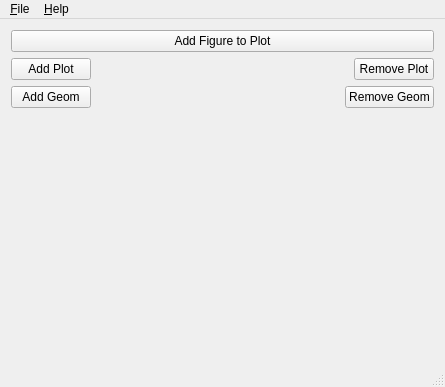
<?xml version="1.0" encoding="UTF-8"?>
<ui version="4.0">
 <class>MainWindow</class>
 <widget class="QMainWindow" name="MainWindow">
  <property name="geometry">
   <rect>
    <x>0</x>
    <y>0</y>
    <width>445</width>
    <height>387</height>
   </rect>
  </property>
  <property name="windowTitle">
   <string>Simple Qt4/VTK-7 Viewer</string>
  </property>
  <widget class="QWidget" name="m_centralWidget">
   <layout class="QVBoxLayout" name="verticalLayout">
    <item>
     <widget class="QPushButton" name="m_fig2plot">
      <property name="text">
       <string>Add Figure to Plot</string>
      </property>
     </widget>
    </item>
    <item>
     <layout class="QHBoxLayout" name="horizontalLayout_3">
      <item>
       <widget class="QPushButton" name="m_addBtn">
        <property name="text">
         <string>Add Plot</string>
        </property>
       </widget>
      </item>
      <item>
       <spacer name="horizontalSpacer">
        <property name="orientation">
         <enum>Qt::Horizontal</enum>
        </property>
        <property name="sizeHint" stdset="0">
         <size>
          <width>40</width>
          <height>20</height>
         </size>
        </property>
       </spacer>
      </item>
      <item>
       <widget class="QPushButton" name="m_removeBtn">
        <property name="text">
         <string>Remove Plot</string>
        </property>
       </widget>
      </item>
     </layout>
    </item>
    <item>
     <layout class="QHBoxLayout" name="horizontalLayout_2">
      <item>
       <widget class="QPushButton" name="m_addGeomBtn">
        <property name="text">
         <string>Add Geom</string>
        </property>
       </widget>
      </item>
      <item>
       <spacer name="horizontalSpacer_2">
        <property name="orientation">
         <enum>Qt::Horizontal</enum>
        </property>
        <property name="sizeHint" stdset="0">
         <size>
          <width>40</width>
          <height>20</height>
         </size>
        </property>
       </spacer>
      </item>
      <item>
       <widget class="QPushButton" name="m_removeGeomBtn">
        <property name="text">
         <string>Remove Geom</string>
        </property>
       </widget>
      </item>
     </layout>
    </item>
    <item>
     <widget class="QWidget" name="m_plotsWidget" native="true">
      <property name="sizePolicy">
       <sizepolicy hsizetype="Preferred" vsizetype="Expanding">
        <horstretch>0</horstretch>
        <verstretch>0</verstretch>
       </sizepolicy>
      </property>
     </widget>
    </item>
   </layout>
  </widget>
  <widget class="QMenuBar" name="menuBar">
   <property name="geometry">
    <rect>
     <x>0</x>
     <y>0</y>
     <width>445</width>
     <height>20</height>
    </rect>
   </property>
   <widget class="QMenu" name="menuHelp">
    <property name="title">
     <string>&amp;File</string>
    </property>
    <addaction name="action_Exit"/>
   </widget>
   <widget class="QMenu" name="menu_Help">
    <property name="title">
     <string>&amp;Help</string>
    </property>
    <addaction name="action_About"/>
   </widget>
   <addaction name="menuHelp"/>
   <addaction name="menu_Help"/>
  </widget>
  <widget class="QStatusBar" name="statusBar"/>
  <action name="action_Exit">
   <property name="text">
    <string>&amp;Exit</string>
   </property>
  </action>
  <action name="action_About">
   <property name="text">
    <string>&amp;About</string>
   </property>
  </action>
 </widget>
 <layoutdefault spacing="6" margin="11"/>
 <resources/>
 <connections>
  <connection>
   <sender>action_Exit</sender>
   <signal>triggered()</signal>
   <receiver>MainWindow</receiver>
   <slot>close()</slot>
   <hints>
    <hint type="sourcelabel">
     <x>-1</x>
     <y>-1</y>
    </hint>
    <hint type="destinationlabel">
     <x>199</x>
     <y>182</y>
    </hint>
   </hints>
  </connection>
 </connections>
</ui>
